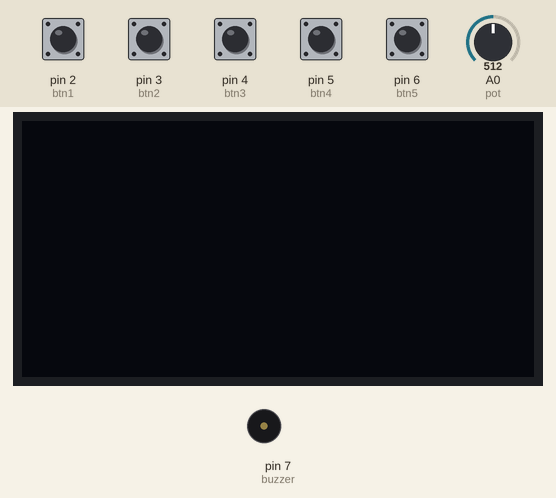
The sketch below on a simulated Arduino Uno, built with avr-gcc and run on an emulated ATmega328P. Shown: 128×64 one-colour display, buzzer (waves = sounding). The test bench sets the inputs (shaded band); at power-on: pin 2 (btn1), pin 3 (btn2), pin 4 (btn3), pin 5 (btn4), pin 6 (btn5) LOW, A0 (pot) = 512.

Above: at 1.2 s.
1.3 s: pin 2 (btn1) pulled HIGH for 0.15 s
At 2.6 s:
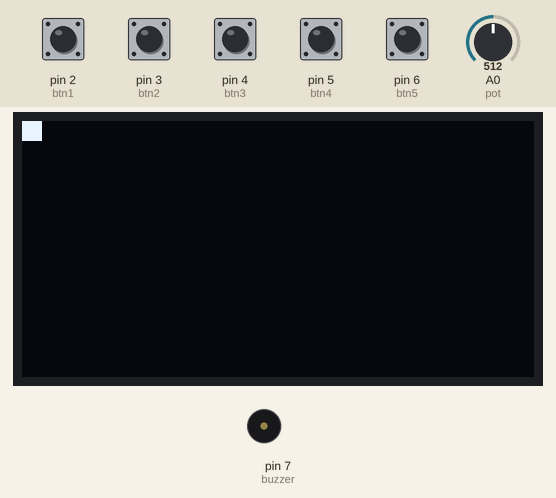
3.2 s: pin 3 (btn2) pulled HIGH for 0.15 s
At 4.0 s:
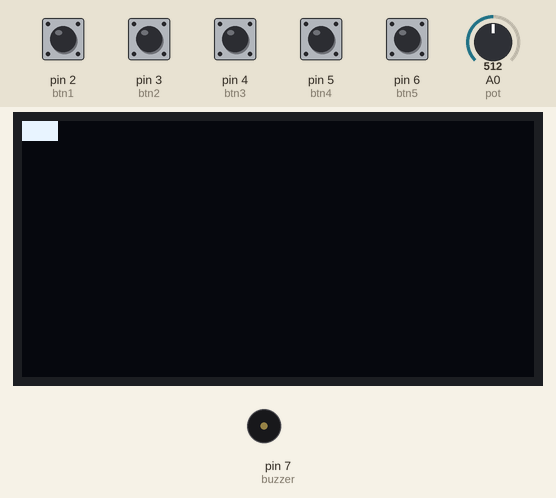
4.8 s: pin 5 (btn4) pulled HIGH for 1 s
At 7.0 s:
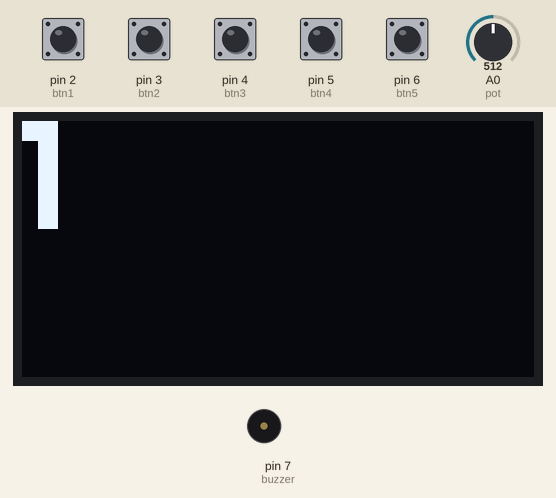
7.3 s: pin 2 (btn1) pulled HIGH for 1 s
At 8.8 s:
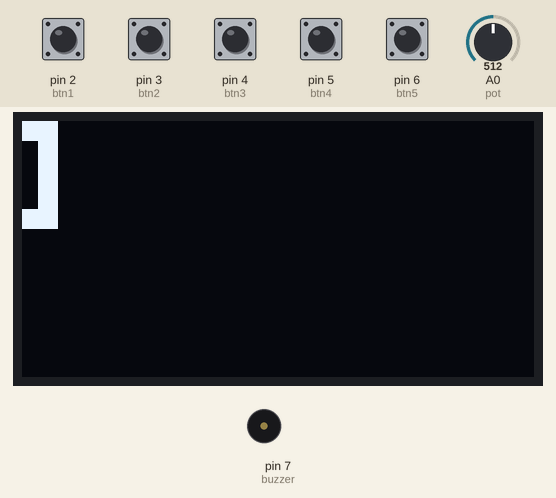
9.8 s: pin 4 (btn3) pulled HIGH for 1 s
At 10.9 s:
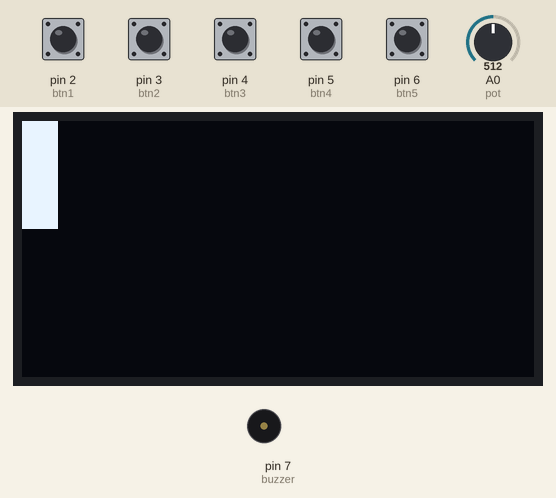
12.3 s: pin 3 (btn2) pulled HIGH for 1 s
At 14.1 s:
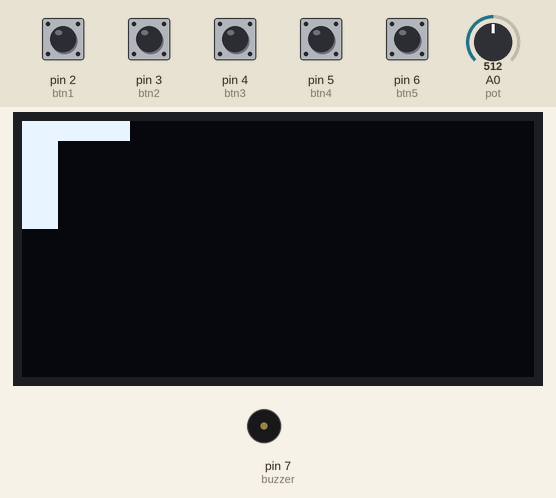
Timing chart, 0 to 15.6 s (numbered marks = the images above; inputs shaded):
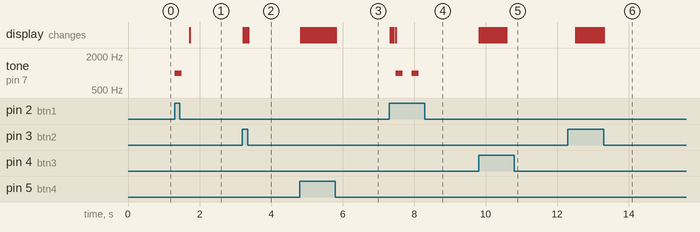

The sketch:

beadandoArduino.ino
```cpp
#include <Wire.h>
#include <Adafruit_GFX.h>
#include <Adafruit_SSD1306.h>

#define SCREEN_WIDTH 128 // OLED display width, in pixels
#define SCREEN_HEIGHT 64 // OLED display height, in pixels
#define btn1 2  //bal
#define btn2 3  //jobb
#define btn3 4  //fel
#define btn4 5  //le
#define btn5 6  //reset
#define buzzer 7
#define pot 0

// Declaration for an SSD1306 display connected to I2C (SDA, SCL pins)
Adafruit_SSD1306 display(SCREEN_WIDTH, SCREEN_HEIGHT, &Wire, -1);
int x = 0;
int y = 0;
int size = 0;
int delay_ = 20;

void setup() {
  Serial.begin(115200);

  pinMode(buzzer, OUTPUT);
  pinMode(btn1, INPUT);
  pinMode(btn2, INPUT);
  pinMode(btn3, INPUT);
  pinMode(btn4, INPUT);
  pinMode(pot, INPUT);
  if(!display.begin(SSD1306_SWITCHCAPVCC, 0x3C)) { // Address 0x3D for 128x64
    Serial.println(F("SSD1306 allocation failed"));
    for(;;);
  }
  display.clearDisplay();
  display.display();
}

void loop() {
  //Rajzolás balra
  while (digitalRead(btn1) == HIGH) {
    x--;
    size=analogRead(pot)/128+1; //Pixelméret potméterrel (0-1023)/128+1 , így min=1, max=8
    drawPixelMatrix(size);
    display.display();
    delay(delay_);

  }
  //Rajzolás jobbra
  while (digitalRead(btn2) == HIGH) {
    x++;
    size=analogRead(pot)/128+1;
    drawPixelMatrix(size);
    display.display();
    delay(delay_);

  }
  //Rajzolás fel
  while (digitalRead(btn3) == HIGH) {
    y--;
    size=analogRead(pot)/128+1;
    drawPixelMatrix(size);
    display.display();
    delay(delay_);
  }
  //Rajzolás le
  while (digitalRead(btn4) == HIGH) {
    y++;
    size=analogRead(pot)/128+1;
    drawPixelMatrix(size);
    display.display();
    delay(delay_);
  }
  //Reset
  if(digitalRead(btn5) == HIGH){
    display.clearDisplay();
    display.display();
    x=0;
    y=0;
  }
}
void drawPixelMatrix(int size) {
  // Ellenőrizzük a méretet, ne lépjük túl a kijelző határait
  if (x + size > SCREEN_WIDTH) {
    x = SCREEN_WIDTH - size;
    doBuzzer();
  }
  else if(y + size > SCREEN_HEIGHT){
    y = SCREEN_HEIGHT - size;
    doBuzzer();
  }
  else if(y < 0){
    y = 0;
    doBuzzer();
  }
  else if(x < 0){
    x = 0;
    doBuzzer();
  }

  // Végigmegyünk a mátrixon és beállítjuk a pixel értékeket
  for (int i = 0; i < size; i++) {
    for (int j = 0; j < size; j++) {
      display.drawPixel(x + i, y + j, WHITE);
    }
  }
}

void doBuzzer(){
  tone(buzzer, 1000);
  delay(200);
  noTone(buzzer);
  delay(200);
}
```

Measured:
- after the input at 1.3 s, tone on pin 7 (buzzer): silent → 1000 Hz at once, → silent 0.20 s later; the display: changes after 0.43 s (image 1)
- after the input at 3.2 s, the display: first changes at once (image 2 shows a later state)
- after the input at 4.8 s, the display: first changes at once (image 3 shows a later state)
- after the input at 7.3 s, tone on pin 7 (buzzer): alternates 1000 Hz for 0.20 s and silent for 0.25 s, 4 changes in all, then stays silent, starting after 0.19 s; the display: first changes at once (image 4 shows a later state)
- after the input at 9.8 s, the display: first changes at once (image 5 shows a later state)
- after the input at 12.3 s, the display: first changes after 0.21 s (image 6 shows a later state)
